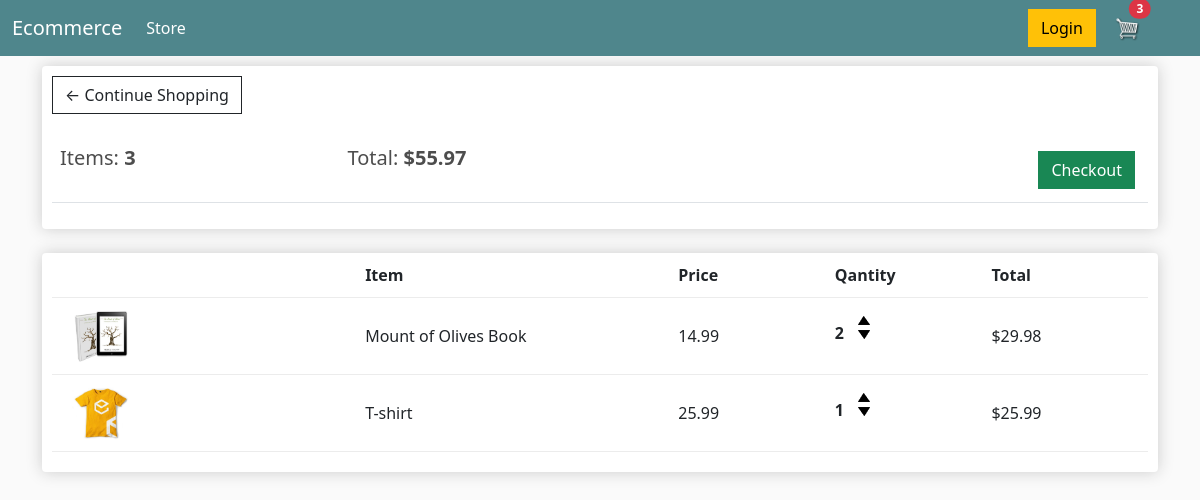
The page /cart/ (signed in) on the database as committed earlier.
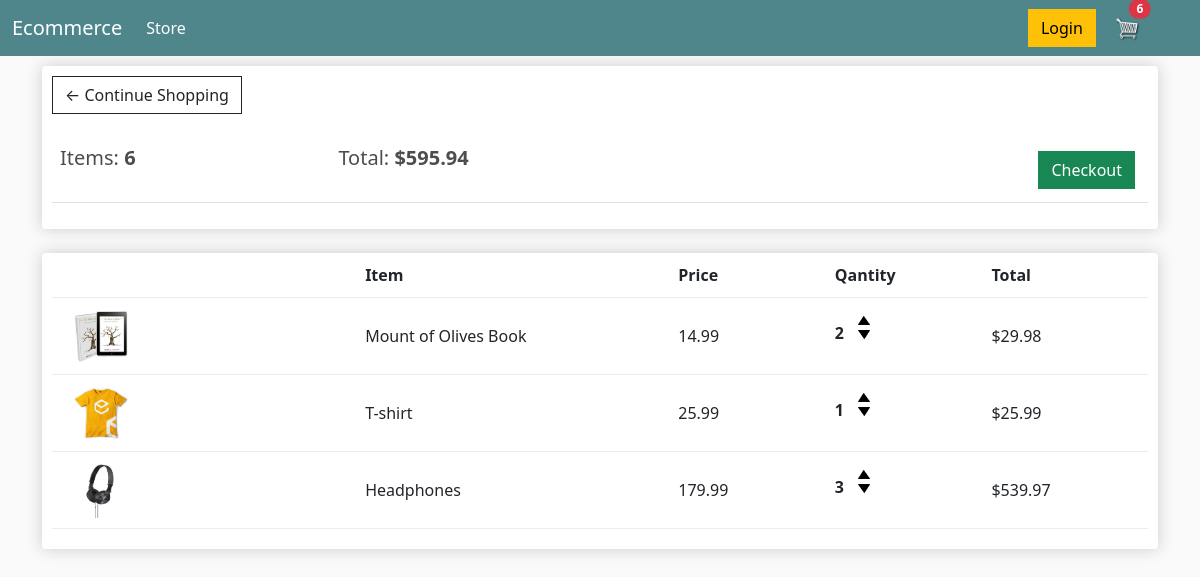
The same page on the database as committed later.
### store/models.py (models this page shows, shortened)
class Order(models.Model):
    customer = models.ForeignKey(Customer, on_delete=models.SET_NULL, null=True, blank=True)
    date_ordered = models.DateTimeField(auto_now_add=True)
    complete = models.BooleanField(default=False)
    transaction_id = models.CharField(max_length=100, null=True)
    @property
    def get_cart_total(self):
        orderitems = self.orderitem_set.all()
        total = sum([item.get_total for item in orderitems])
        return total
    @property
    def get_cart_items(self):
        orderitems = self.orderitem_set.all()
        total = sum([item.quantity for item in orderitems])
        return total

class OrderItem(models.Model):
    product = models.ForeignKey(Product, on_delete=models.SET_NULL, null=True)
    order = models.ForeignKey(Order, on_delete=models.SET_NULL, null=True)
    quantity = models.IntegerField(default=0, null=True, blank=True)
    date_added = models.DateTimeField(auto_now_add=True)
    @property
    def get_total(self):
        total = self.product.price * self.quantity
        return total

class Product(models.Model):
    name = models.CharField(max_length=200)
    price = models.DecimalField(max_digits=7, decimal_places=2)
    digital = models.BooleanField(default=False, null=True, blank=True)
    image = models.ImageField(null=True, blank =True)
    @property
    def imageURL(self):
        try:
            url = self.image.url
        except:
            url = " "
        return url

### store/views.py (the view, shortened to what this page needs)
# urls.py: path("cart/", views.cart, name="cart"),
def cart(request):
    if request.user.is_authenticated:
        customer = request.user.customer
        order, created = Order.objects.get_or_create(customer=customer, complete=False)
        items = order.orderitem_set.all()
        cartItems = order.get_cart_items
    context = {
        "items":items,
        'order':order,
        "cartItems":cartItems
    }
    return render(request, 'store/cart.html', context)

### store/templates/store/cart.html
{% extends 'store/main.html' %}
{% load static %}
{% block content %}
<div class="row">
    <div class="col-lg-12">
        <div class="box-element">
            <a href="{% url 'store' %}" class="btn btn-outline-dark">&#x2190; Continue Shopping</a>
            <br>
            <br>
            <table class="table">
                <tr>
                    <th><h5>Items: <strong>{{order.get_cart_items}}</strong></h5></th>
                    <th><h5>Total: <strong>${{order.get_cart_total|floatformat:2}}</strong></h5></th>
                    <th>
                        <a style="float: right; margin:5px;" class="btn btn-success" href="{% url 'checkout' %}">Checkout</a>
                    </th>
                </tr>
            </table>
        </div>
        <br>
        <div class="box-element">
            <div class="cart-row">
                <div style="flex: 2;"></div>
                <div style="flex: 2;"><strong>Item</strong></div>
                <div style="flex: 1;"><strong>Price</strong></div>
                <div style="flex: 1;"><strong>Qantity</strong></div>
                <div style="flex: 1;"><strong>Total</strong></div>
            </div>
            {% for item in items  %}
            <div class="cart-row align-items-center">
                <div style="flex: 2;">
                    <img class="row-image" src="{{item.product.imageURL}}" alt="">
                </div>
                <div style="flex: 2;">{{item.product.name}}</div>
                <div style="flex: 1;">{{item.product.price|floatformat:2}}</div>
                <div style="flex: 1;">
                    <p class="quantity">{{item.quantity}}</p>
                    <div class="quantity">
                        <img data-product="{{item.product.id}}" data-action="add" class="chg-quantity update-cart" src="{% static  'images/arrow-up.png' %}">
                        <img data-product="{{item.product.id}}" data-action="remove"  class="chg-quantity update-cart" src="{% static  'images/arrow-down.png' %}">
                    </div>
                </div>
                <div style="flex: 1;">${{item.get_total}}</div>
            </div>
            {% endfor %}
        </div>
    </div>
</div>
{% endblock content %}

Rows that differ between the two databases and show on the page:
computed for Order: get_cart_items "3" → "6"; get_cart_total "55.97" → "595.94"
added OrderItem: product.imageURL (picture), product.name "Headphones", product.price "179.99", quantity "3", get_total "539.97"
Other text that changed with them:
{{ cartItems }}: "3" → "6"
